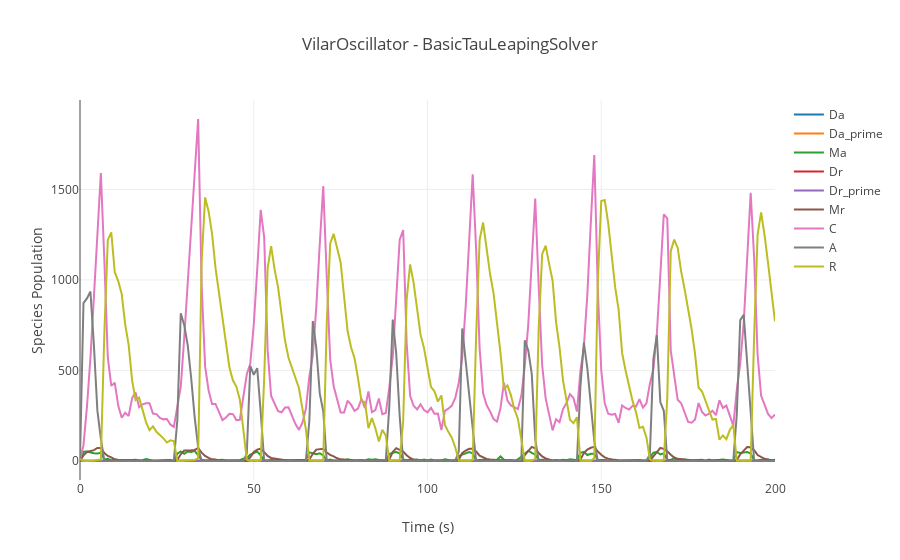

The notebook cell saved with this chart:
### Markdown cell above
### Plotly can be used to create interactive graphs.
 Plotly graphs can only be viewed in a Jupyter Notebook

### Code cell
results.plotplotly()

### Figure 1 — Plotly figure (JSON) as saved in the notebook; plotly's stock layout.template omitted (floating-point values rounded to 4 significant figures; data arrays with more than 128 entries replaced by an {"elided": "..."} marker saying what was removed)
{"data": [{"line": {"color": "#1f77b4"}, "mode": "lines", "name": "Da", "type": "scatter", "uid": "f8e64c9e-faaf-483d-9301-7206cf7eba20", "x": {"elided": "201 int values"}, "y": {"elided": "201 int values"}}, {"line": {"color": "#ff7f0e"}, "mode": "lines", "name": "Da_prime", "type": "scatter", "uid": "a56115a4-c7b3-4ca9-b4a5-3a4a9608384f", "x": {"elided": "201 int values"}, "y": {"elided": "201 int values"}}, {"line": {"color": "#2ca02c"}, "mode": "lines", "name": "Ma", "type": "scatter", "uid": "f0ab014c-1ba1-4490-b240-6679f05a5ba8", "x": {"elided": "201 int values"}, "y": {"elided": "201 int values"}}, {"line": {"color": "#d62728"}, "mode": "lines", "name": "Dr", "type": "scatter", "uid": "5d125f9d-cdd0-4acc-9ce1-145f7dc20488", "x": {"elided": "201 int values"}, "y": {"elided": "201 int values"}}, {"line": {"color": "#9467bd"}, "mode": "lines", "name": "Dr_prime", "type": "scatter", "uid": "dbfc8c98-6089-47e1-9388-a438faaa8c76", "x": {"elided": "201 int values"}, "y": {"elided": "201 int values"}}, {"line": {"color": "#8c564b"}, "mode": "lines", "name": "Mr", "type": "scatter", "uid": "68dafc02-768b-4638-94e5-1b5a7310a894", "x": {"elided": "201 int values"}, "y": {"elided": "201 int values"}}, {"line": {"color": "#e377c2"}, "mode": "lines", "name": "C", "type": "scatter", "uid": "9f823e4a-d763-48d8-bf57-d80950bbc244", "x": {"elided": "201 int values"}, "y": {"elided": "201 int values"}}, {"line": {"color": "#7f7f7f"}, "mode": "lines", "name": "A", "type": "scatter", "uid": "9be742de-7297-4033-b17f-c74484a9e01a", "x": {"elided": "201 int values"}, "y": {"elided": "201 int values"}}, {"line": {"color": "#bcbd22"}, "mode": "lines", "name": "R", "type": "scatter", "uid": "649204df-e84a-4221-a164-1b2136bdc0ad", "x": {"elided": "201 int values"}, "y": {"elided": "201 int values"}}], "layout": {"showlegend": true, "title": {"text": "VilarOscillator - BasicTauLeapingSolver"}, "xaxis": {"title": {"text": "Time (s)"}}, "yaxis": {"title": {"text": "Species Population"}}}}
